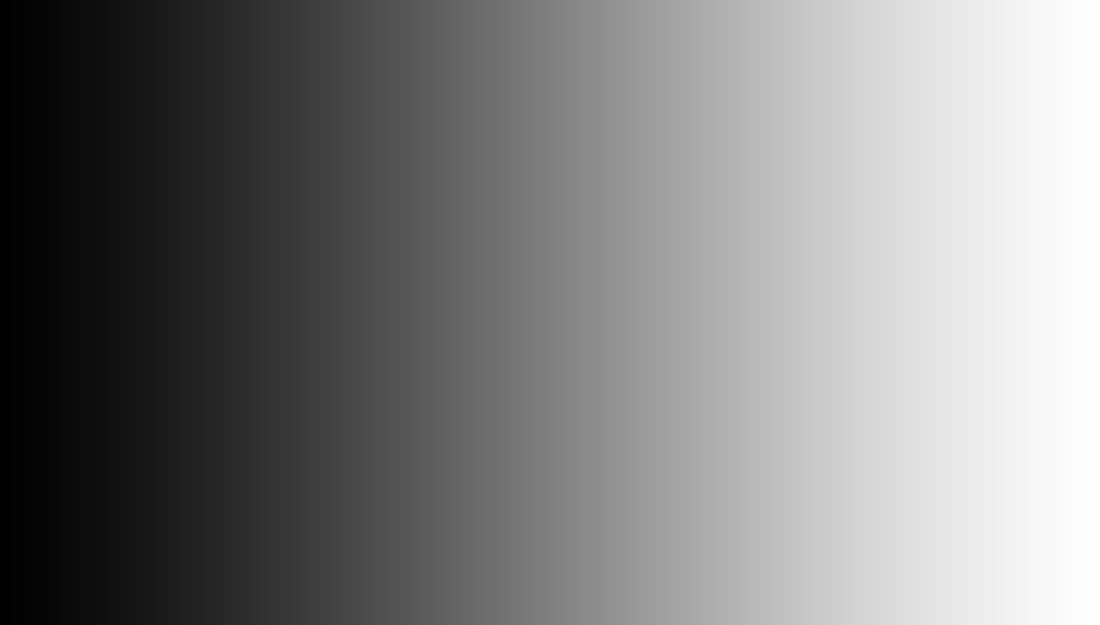
#> input picture SimpleImageThresholding/gradient.png, 1100 x 625 px
$ python app.py
#> lines starting #> are read from the running program, lines starting #| are printed output that depends on the picture; after the words box and inside, x2 and y2 are one past the last pixel; in counts of white or black regions, pixels touching at a corner belong together
import cv2
import numpy as numpy

image = cv2.cv2.imread("gradient.png", 0)
#> image is the input picture: shape (625, 1100); min 0, max 255, mean 127.4
_, thresholdResult = cv2.cv2.threshold(image, 50, 255, cv2.cv2.THRESH_BINARY)
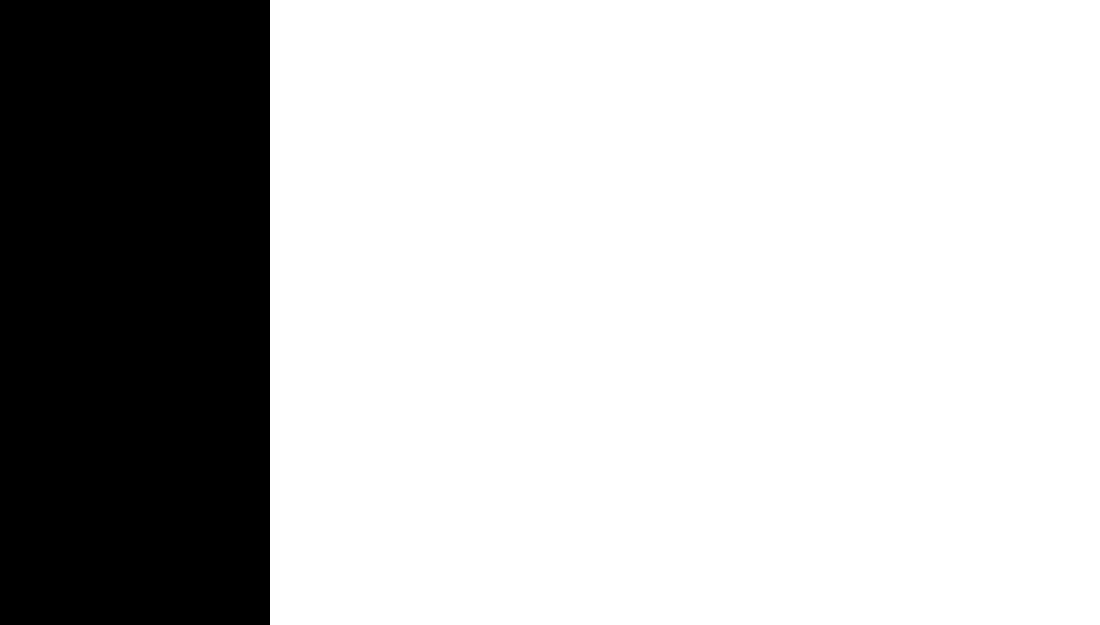
#> thresholdResult: shape (625, 1100); 75.5% white; 1 black region, box (x1, y1, x2, y2) and area: (0, 0, 270, 625) 168750
_, thresholdResult2 = cv2.cv2.threshold(image, 200, 255, cv2.cv2.THRESH_BINARY_INV)
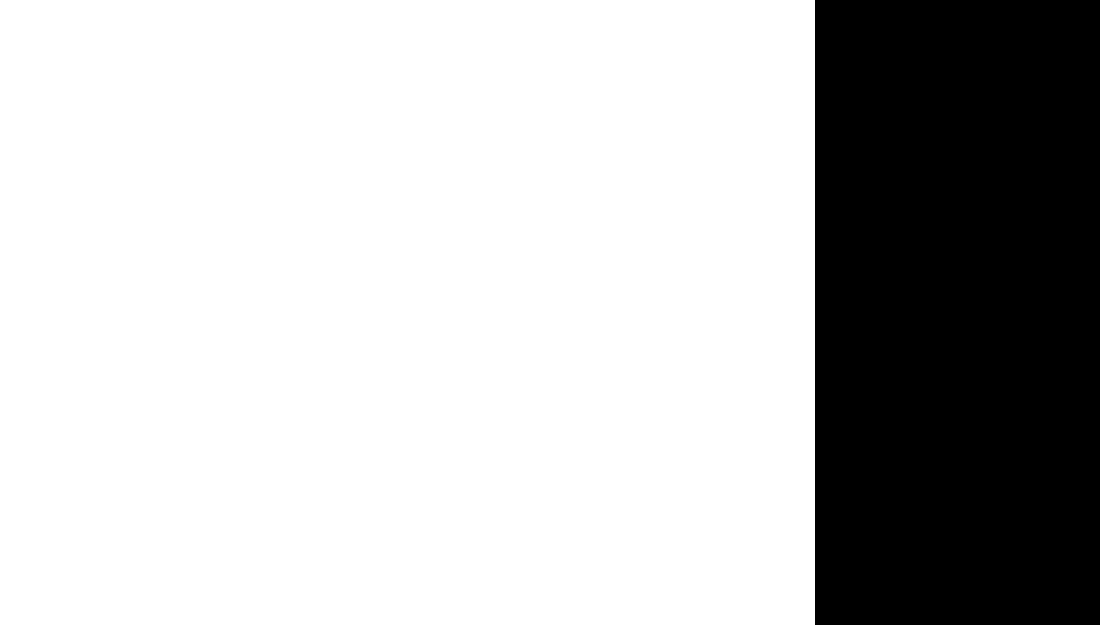
#> thresholdResult2: shape (625, 1100); 74.1% white; 1 black region, box (x1, y1, x2, y2) and area: (815, 0, 1100, 625) 178125
_, thresholdResult3 = cv2.cv2.threshold(image, 50, 255, cv2.cv2.THRESH_TRUNC)
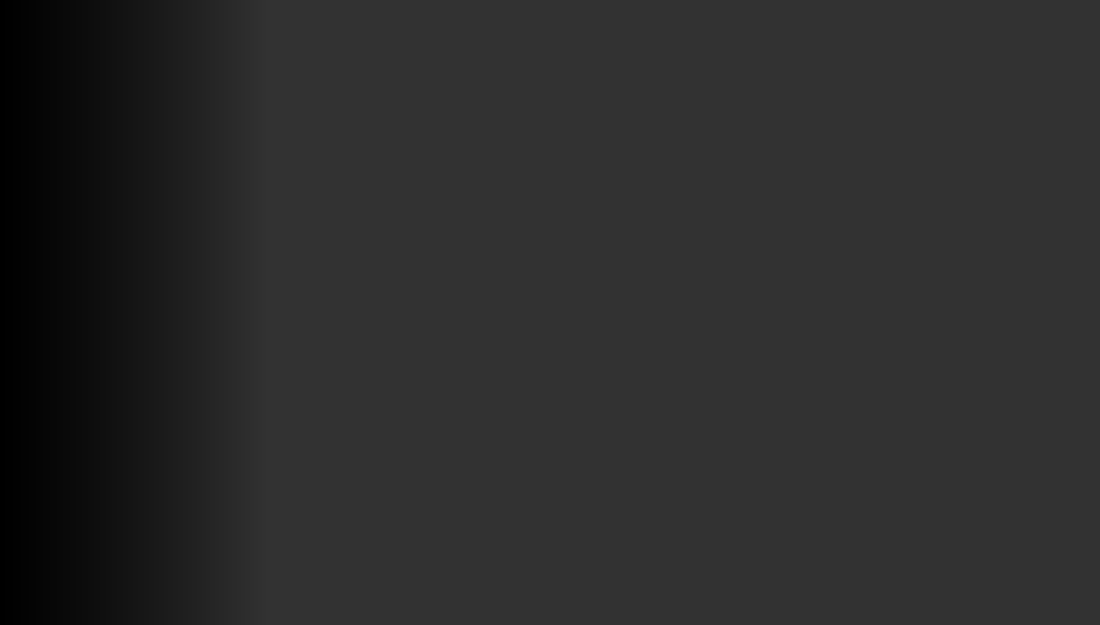
#> thresholdResult3: shape (625, 1100); min 0, max 50, mean 43.2
_, thresholdResult4 = cv2.cv2.threshold(image, 50, 255, cv2.cv2.THRESH_TOZERO)
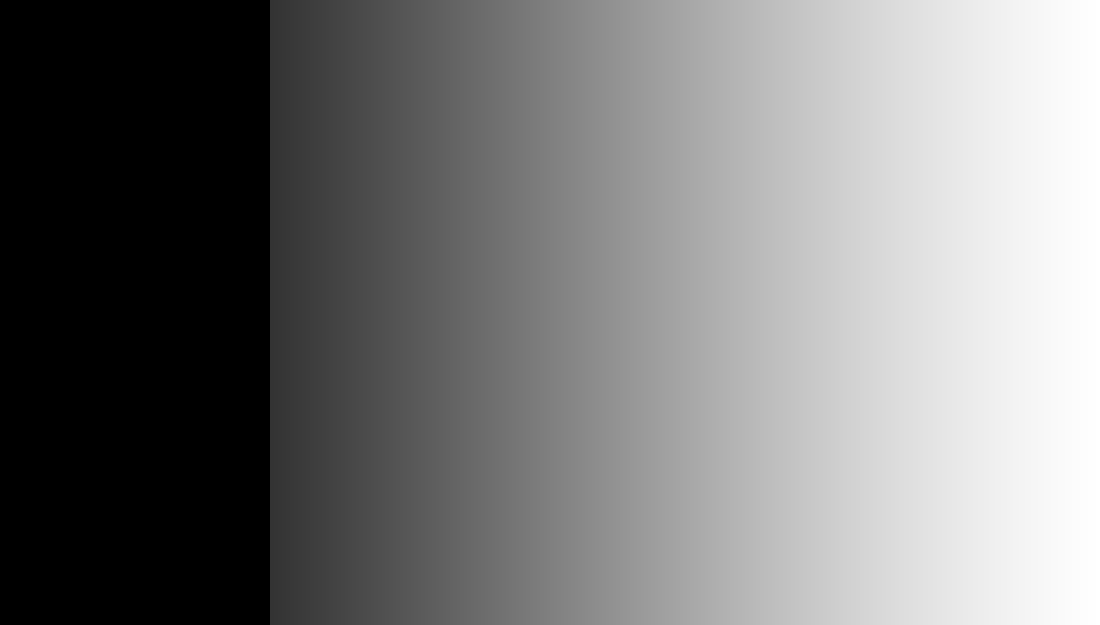
#> thresholdResult4: shape (625, 1100); min 0, max 255, mean 121.9
_, thresholdResult5 = cv2.cv2.threshold(image, 50, 255, cv2.cv2.THRESH_TOZERO_INV)
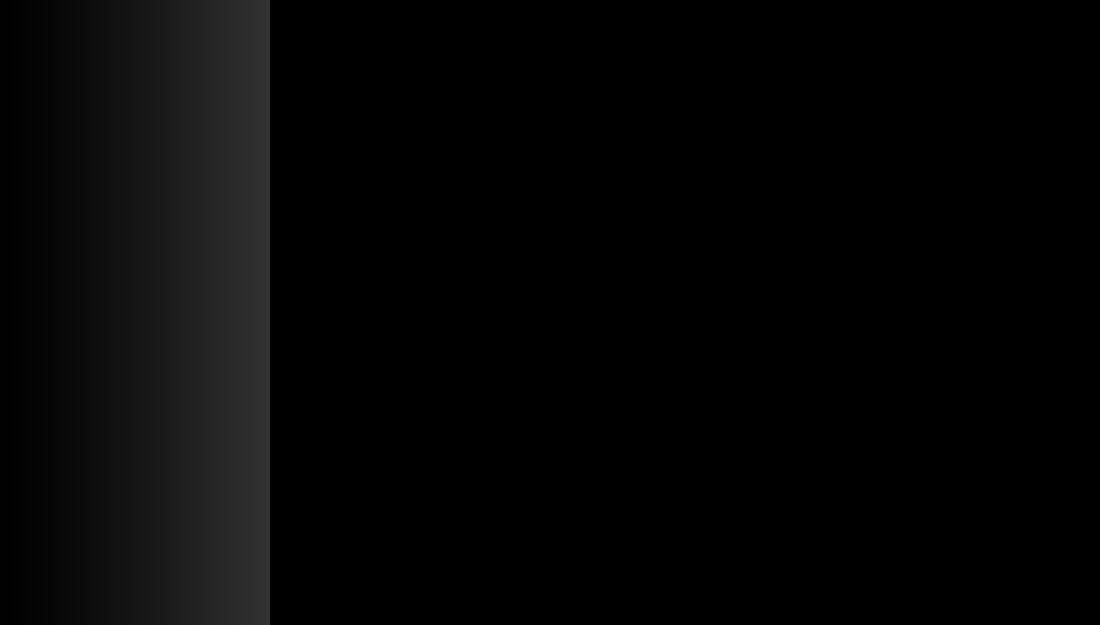
#> thresholdResult5: shape (625, 1100); min 0, max 50, mean 5.5


cv2.cv2.imshow("Original", image)
cv2.cv2.imshow("THRESH_BINARY", thresholdResult)
cv2.cv2.imshow("THRESH_BINARY_INV", thresholdResult2)
cv2.cv2.imshow("THRESH_TRUNC", thresholdResult3)
cv2.cv2.imshow("THRESH_TOZERO", thresholdResult4)
cv2.cv2.imshow("THRESH_TOZERO_INV", thresholdResult5)

cv2.cv2.waitKey(0)
cv2.cv2.destroyAllWindows()
